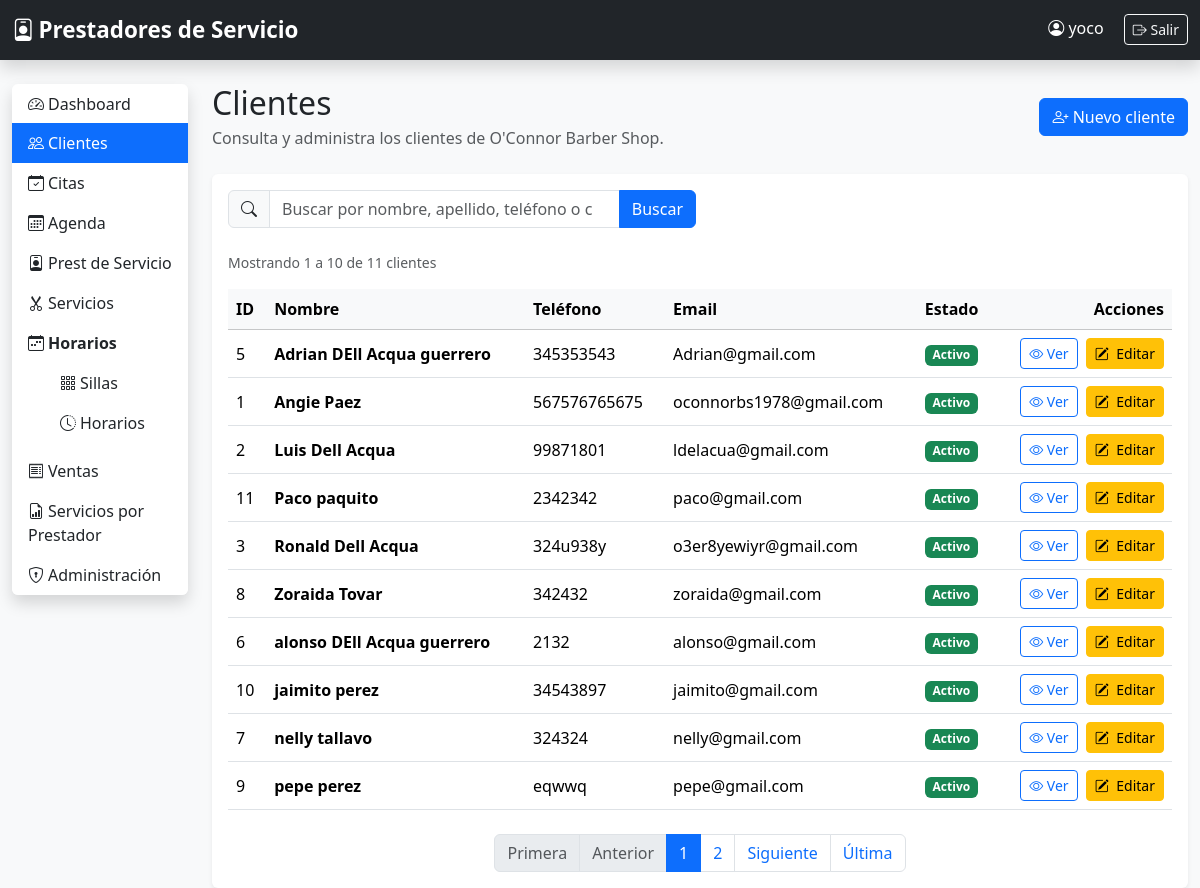
The page /clientes/ (signed in) on the database as committed earlier.
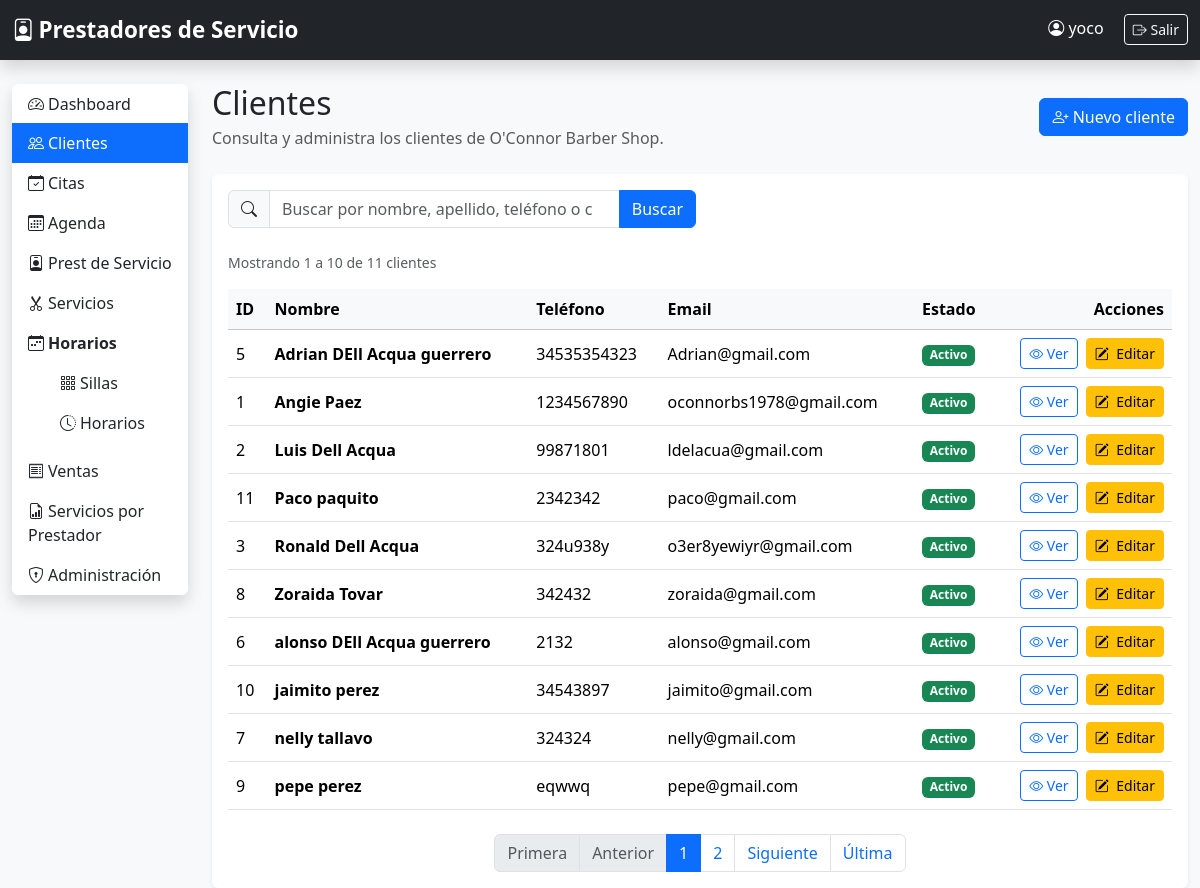
The same page on the database as committed later.
### clientes/models.py (models this page shows, shortened)
class Cliente(models.Model):
    nombre = models.CharField(max_length=100)
    apellido = models.CharField(max_length=100)
    telefono = models.CharField(max_length=20)
    email = models.EmailField(
        blank=True,
        null=True,
        verbose_name="Correo electrónico"
    )
    direccion = models.CharField(
        max_length=250,
        blank=True
    )
    fecha_nacimiento = models.DateField(
        blank=True,
        null=True
    )
    fecha_registro = models.DateTimeField(
        auto_now_add=True
    )
    observaciones = models.TextField(
        blank=True
    )
    activo = models.BooleanField(
        default=True
    )
    class Meta:
        ordering = ["nombre", "apellido"]
        verbose_name = "Cliente"
        verbose_name_plural = "Clientes"

### clientes/views.py (the view, shortened to what this page needs)
# urls.py: path("", views.lista_clientes, name="lista_clientes"),
@login_required
def lista_clientes(request):
    busqueda = request.GET.get("q", "").strip()
    clientes = Cliente.objects.all()
    clientes = clientes.order_by("nombre", "apellido")
    paginador = Paginator(clientes, 10)
    numero_pagina = request.GET.get("page")
    pagina_clientes = paginador.get_page(numero_pagina)
    return render(
        request,
        "clientes/lista.html",
        {
            "clientes": pagina_clientes,
            "busqueda": busqueda,
        },
    )

### clientes/templates/clientes/lista.html (shortened to what the changed rows need)
{% extends "base.html" %}
{% block content %}
<div class="d-flex justify-content-between align-items-center mb-4">
<div>
    <h2 class="mb-1">Clientes</h2>
</div>
</div>
<div class="card shadow-sm border-0">
<div class="card-body">
    <div class="table-responsive">
        <table class="table table-hover align-middle mb-0">
            <thead class="table-light">
                <tr>
                    <th>ID</th>
                    <th>Nombre</th>
                    <th>Teléfono</th>
                    <th>Email</th>
                    <th>Estado</th>
                    <th class="text-end">Acciones</th>
                </tr>
            </thead>
            <tbody>
                {% for cliente in clientes %}
                    <tr>
                        <td>{{ cliente.id }}</td>
                        <td>
                            <strong>
                                {{ cliente.nombre }} {{ cliente.apellido }}
                            </strong>
                        </td>
                        <td>
                            {{ cliente.telefono|default:"-" }}
                        </td>
                        <td>
                            {{ cliente.email|default:"-" }}
                        </td>
                        <td>
                            {% if cliente.activo %}
                                <span class="badge bg-success">
                                    Activo
                                </span>
                            {% else %}
                                <span class="badge bg-secondary">
                                    Inactivo
                                </span>
                            {% endif %}
                        </td>
                        <td class="text-end">
                            <div class="d-flex justify-content-end gap-2">
                                <a
                                    href="{% url 'clientes:detalle_cliente' cliente.pk %}"
                                    class="btn btn-sm btn-outline-primary"
                                    title="Ver cliente"
                                >
                                    <i class="bi bi-eye"></i>
                                    Ver
                                </a>
                                <a
                                    href="{% url 'clientes:editar_cliente' cliente.pk %}"
                                    class="btn btn-warning btn-sm"
                                    title="Editar cliente"
                                >
                                    <i class="bi bi-pencil-square me-1"></i>
                                    Editar
                                </a>
                            </div>
                        </td>
                    </tr>
                {% endfor %}
            </tbody>
        </table>
    </div>
</div>
</div>
{% endblock %}

Rows that differ between the two databases and show on the page:
changed Cliente "Adrian": telefono "345353543" → "34535354323"
changed Cliente "Angie": telefono "567576765675" → "1234567890"
